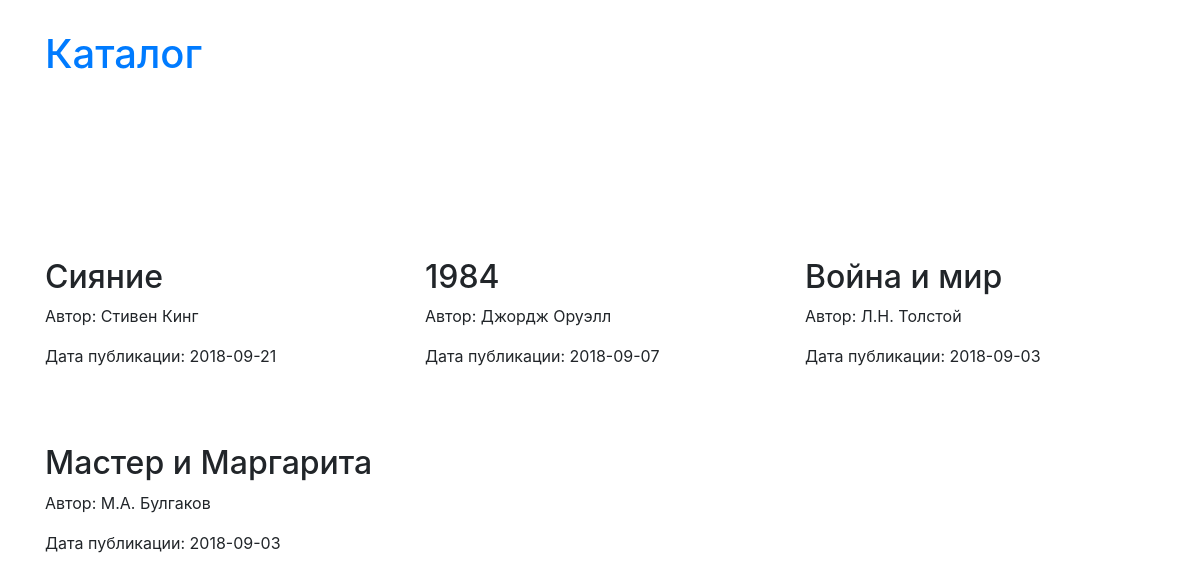
The page / on the database its author committed.
### books/models.py (models this page shows, shortened)
class Book(models.Model):
    name = models.CharField(u'Название', max_length=64)
    author = models.CharField(u'Автор', max_length=64)
    pub_date = models.DateField(u'Дата публикации')

### books/views.py (the view)
# urls.py: path('', books_view, name='books'),
def books_view(request, pub_date=None):
    template = 'books/books_list.html'
    if pub_date:
        books = Book.objects.filter(pub_date=pub_date)
        dates = Book.objects.values_list('pub_date', flat=True).distinct().order_by('pub_date')
        prev_date = None
        for date in dates:
            if date < pub_date.date():
                prev_date = date
            else:
                break
        next_date = None
        for date in reversed(dates):
            if date > pub_date.date():
                next_date = date
            else:
                break
        context = {
            'books': books,
            'prev_date': prev_date,
            'next_date': next_date,
        }
    else:
        books = Book.objects.all().order_by('-pub_date')
        context = {'books': books}
    return render(request, template, context)

### templates/books/books_list.html (shortened to what this page needs)
{% extends "base.html" %}
{% load static %}
{% block content %}
    <div class="container">
        <div class="header">
            <h1><a href="/books/">Каталог</a></h1>
        </div>
        <div class="row">
            {% for book in books %}
            <div class="book col-md-4">
                <h2>{{ book.name }}</h2>
                <p>Автор: {{ book.author }}</p>
                <p>Дата публикации: {{ book.pub_date|date:'Y-m-d' }}</p>
            </div>
            {% endfor %}
        </div>
    </div>
{% endblock %}

### templates/base.html (shortened to what this page needs)
<!DOCTYPE html>{% load static %}
<html>
  <head>
    <link type="text/css" rel="stylesheet" href="{% static "css/bootstrap.css" %}"  media="screen,projection"/>
    <link type="text/css" rel="stylesheet" href="{% static "css/style.css" %}"  media="screen,projection"/>
  </head>
  <body>
    {% block content %}{% endblock %}
  </body>
</html>

### static/css/style.css (style rules this page uses)
.header { margin-top: 30px; margin-bottom: 150px; }
.book { margin-top: 30px; margin-bottom: 30px; }

### rows shown on the page
Book: name "Сияние", author "Стивен Кинг", pub_date "2018-09-21"
Book: name "1984", author "Джордж Оруэлл", pub_date "2018-09-07"
Book: name "Война и мир", author "Л.Н. Толстой", pub_date "2018-09-03"
Book: name "Мастер и Маргарита", author "М.А. Булгаков", pub_date "2018-09-03"
